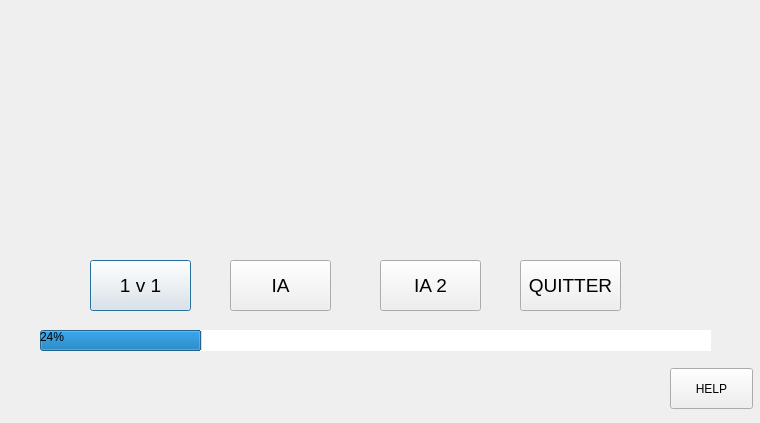
<?xml version="1.0" encoding="UTF-8"?>
<ui version="4.0">
 <class>game</class>
 <widget class="QDialog" name="game">
  <property name="geometry">
   <rect>
    <x>0</x>
    <y>0</y>
    <width>760</width>
    <height>423</height>
   </rect>
  </property>
  <property name="windowTitle">
   <string>Dialog</string>
  </property>
  <property name="windowIcon">
   <iconset>
    <normaloff>../../../AdobeStock_364059453.jpeg</normaloff>../../../AdobeStock_364059453.jpeg</iconset>
  </property>
  <widget class="QLabel" name="CHESS">
   <property name="geometry">
    <rect>
     <x>10</x>
     <y>10</y>
     <width>1251</width>
     <height>571</height>
    </rect>
   </property>
   <property name="text">
    <string/>
   </property>
  </widget>
  <widget class="QPushButton" name="button1">
   <property name="geometry">
    <rect>
     <x>90</x>
     <y>260</y>
     <width>101</width>
     <height>51</height>
    </rect>
   </property>
   <property name="font">
    <font>
     <pointsize>14</pointsize>
    </font>
   </property>
   <property name="text">
    <string>1 v 1</string>
   </property>
  </widget>
  <widget class="QPushButton" name="button2">
   <property name="geometry">
    <rect>
     <x>230</x>
     <y>260</y>
     <width>101</width>
     <height>51</height>
    </rect>
   </property>
   <property name="font">
    <font>
     <pointsize>14</pointsize>
    </font>
   </property>
   <property name="text">
    <string>IA</string>
   </property>
  </widget>
  <widget class="QPushButton" name="button3">
   <property name="geometry">
    <rect>
     <x>520</x>
     <y>260</y>
     <width>101</width>
     <height>51</height>
    </rect>
   </property>
   <property name="font">
    <font>
     <pointsize>14</pointsize>
    </font>
   </property>
   <property name="text">
    <string>QUITTER</string>
   </property>
  </widget>
  <widget class="QProgressBar" name="progressBar">
   <property name="geometry">
    <rect>
     <x>40</x>
     <y>330</y>
     <width>671</width>
     <height>21</height>
    </rect>
   </property>
   <property name="styleSheet">
    <string notr="true">background-color: rgb(255, 255, 255);
border-bottom-color: rgb(0, 0, 255);</string>
   </property>
   <property name="value">
    <number>24</number>
   </property>
  </widget>
  <widget class="QPushButton" name="button2_2">
   <property name="geometry">
    <rect>
     <x>380</x>
     <y>260</y>
     <width>101</width>
     <height>51</height>
    </rect>
   </property>
   <property name="font">
    <font>
     <pointsize>14</pointsize>
    </font>
   </property>
   <property name="text">
    <string>IA 2</string>
   </property>
  </widget>
  <widget class="QPushButton" name="buttonh">
   <property name="geometry">
    <rect>
     <x>670</x>
     <y>368</y>
     <width>83</width>
     <height>41</height>
    </rect>
   </property>
   <property name="text">
    <string>HELP</string>
   </property>
  </widget>
 </widget>
 <resources/>
 <connections/>
</ui>
